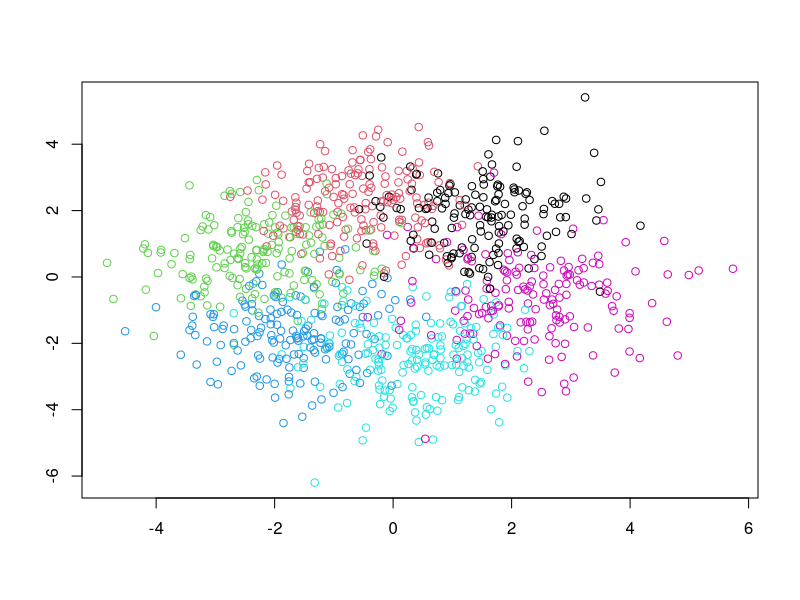
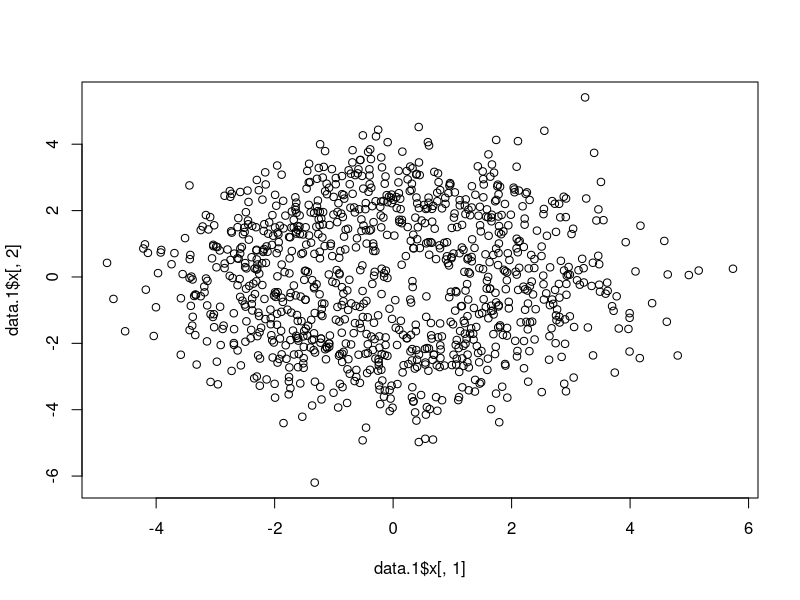
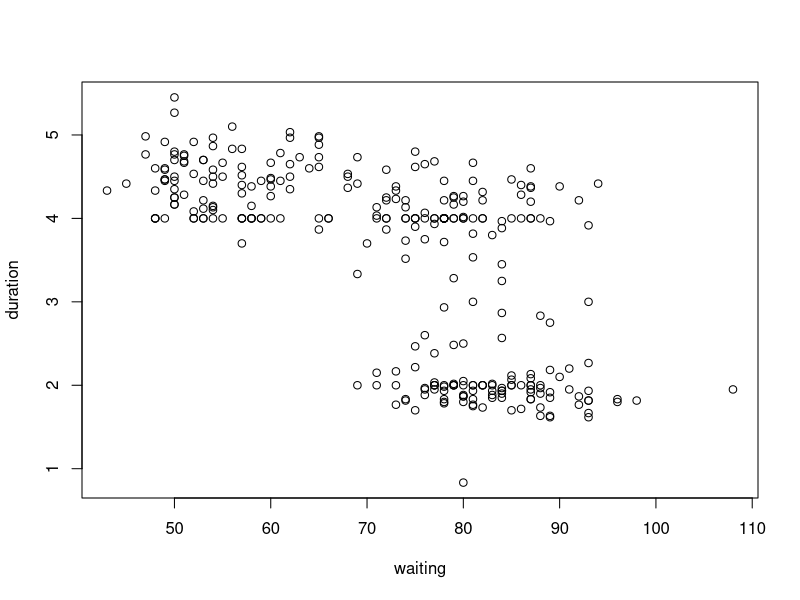
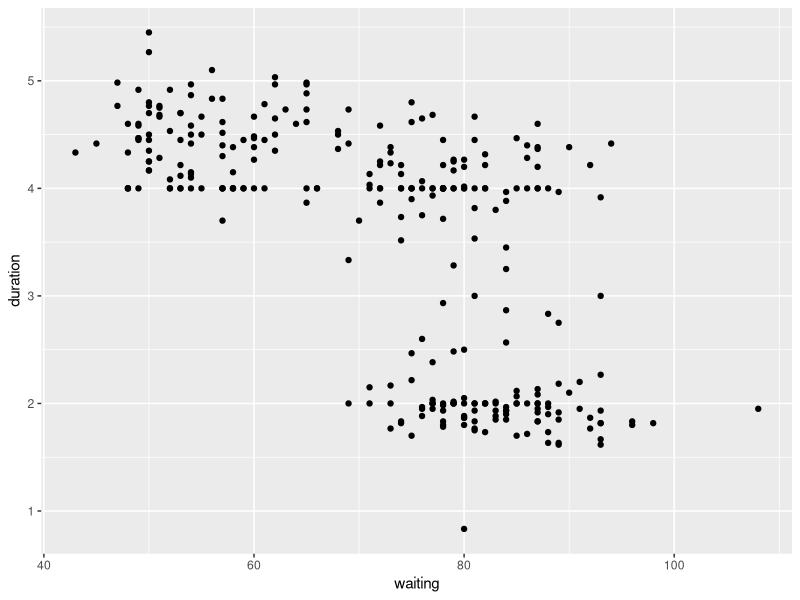

These figures' R source, in order:
####################################################################
# Machine Learning - MIRI Master
# Lluís A. Belanche

#  LAB 6: Clustering (k-means and E-M) (Part2)
# version of March 2017
####################################################################

# Choose one of these exercises to practice

####################################################################
## Exercise 1:  Clustering artificial 2-D CIRCLE DATA

library(mlbench)

# We generate 2D data: each of the clusters is a 2-D Gaussian. The centers are equally spaced 
# on a circle around the origin with radius r
# The covariance matrices are of the form sigma^2 I (sd^2 parameter in  mlbench.2dnormals())

N <- 1000
K <- 6

# the clusters
data.1 <- mlbench.2dnormals (N,K)
plot(data.1)

# the raw data (what the clustering method will receive)

plot(x=data.1$x[,1], y=data.1$x[,2])


## Do the following (in separate sections)

# 1. Decide beforehand which clustering method will work best and with which settings.
#    Hint: have a look at the way the data is generated: ?mlbench.2dnormals
# 2. Apply k-means a number of times with fixed K=6 and observe the results
# 3. Apply k-means with a choice of K values of your own and monitor the CH index; which K looks better?
# 4. Apply E-M with K=6 and observe the results (means, coefficients and covariances)
# 5. Check the results against tour expectations (#1.)

####################################################################
## Exercise 2:  Clustering real 2-D data

## This exercise involves the use of the 'Geyser' data set, which contains data from the ‘Old Faithful’ geyser 
## in Yellowstone National Park, Wyoming. 

## the MASS library seems to contain the best version of the data
library(MASS)

help(geyser, package="MASS")

summary(geyser)

plot(geyser)

## with ggplot2, maybe we get better plots:
library(ggplot2)

qplot(waiting, duration, data=geyser)

# 6. Decide beforehand which clustering method will work best and with which settings.
#    No hint this time, this is a real dataset
# 7. Apply k-means with different values of K and observe the results
# 8. Apply k-means 100 times, get averages of the CH index, and decide the best value of K. Does it work?
# 9. Apply E-M with a family of your choice ("spherical", "diagonal", etc), with the best value fo K delivered by k-means
# 10. Choose the model and number of clusters with the largest BIC

# 11. Apply E-M again with a family of your choice ("spherical", "diagonal", etc), this time letting BIC decide the best number of clusters
#     The easiest way to inspect the final results is with summary() of your mixmodCluster() call
# 12. Once you're done, try and plot the results; just plot() the result of mixmodCluster()

####################################################################
## Exercise 3:  Clustering real multi-dimensional data

## This exercise involves the use of the 'Auto' data set, which we introduced in a previous lab session

# 13. Get the Auto data, redo the preprocessing
# 14. Apply E-M again with a family of your choice ("spherical", "diagonal", etc), letting BIC decide the best
#     number of clusters
# 15. Inspect and report the results of your clustering
#     Warning: do not directly plot() the results, it takes a long time
# 16. Use the clusplot() function in {cluster}
#     Like this:
#        library(cluster)
#        clusplot(Auto, z@bestResult@partition, color=TRUE, shade=TRUE, labels=2, lines=0)
#     please do consult ?clusplot.default


# Your code starts here ...
